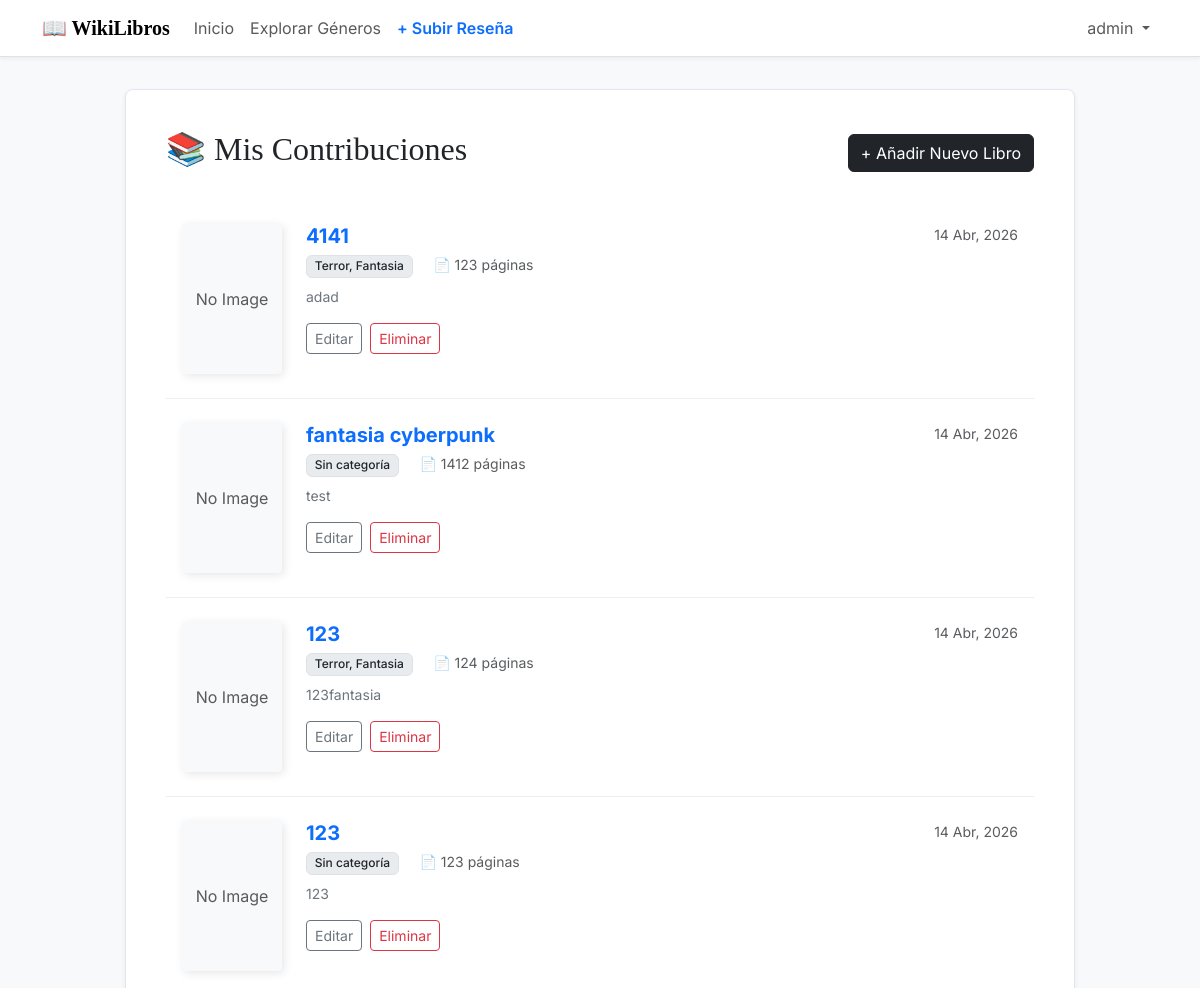
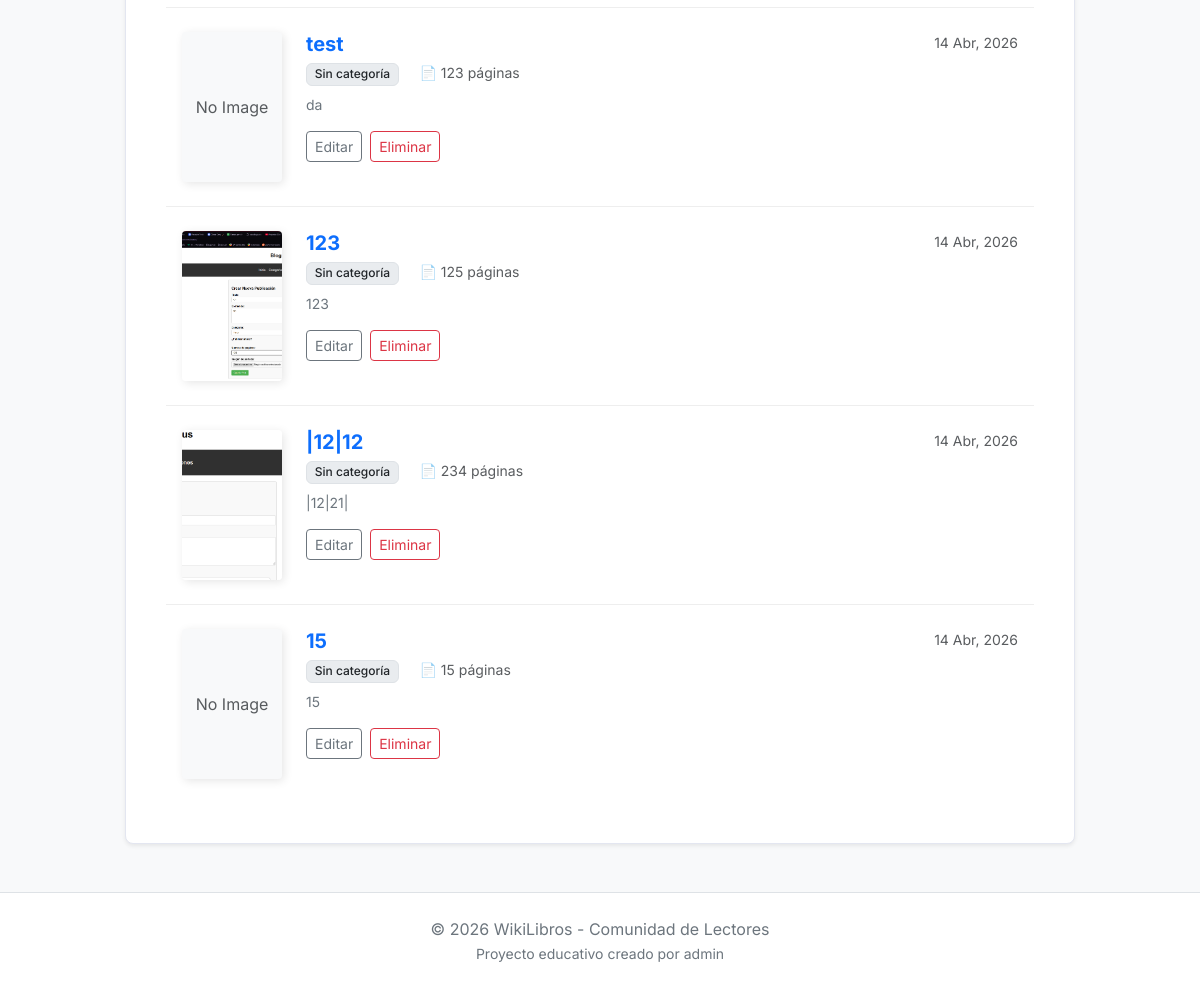
/publicaciones/ (signed in), run on the app's committed database (2 pictures, top to bottom).
### post/models.py (models this page shows, shortened)
class Post(models.Model):
    title = models.CharField(max_length=200)
    content = models.TextField()
    author = models.ForeignKey(User, on_delete=models.CASCADE)  # Relación con usuario
    image = models.ImageField(upload_to='post_images/', null=True, blank=True)
    created_at = models.DateTimeField(auto_now_add=True)
    published = models.BooleanField(default=True)
    category = models.ManyToManyField(Category, blank=True) # Relación con categoría, ManyToMany para crear la lista
    pages = models.PositiveIntegerField()

class Category(models.Model):
    name = models.CharField(max_length=100, unique=True)
    class Meta:
        verbose_name = "Category"
        verbose_name_plural = "Categories"
    def __str__(self):
        return self.name

### post/views.py (the view)
# urls.py: path('publicaciones/', views.publicaciones, name='publicaciones'),
@login_required
def publicaciones(request):
    if request.user.is_superuser or request.user.is_staff:
        posts = Post.objects.all().order_by('-created_at')  # Muestra todos los posts
    else:
        posts = Post.objects.filter(author=request.user).order_by('-created_at')  # Muestra solo los del usuario actual
    todas_las_categorias = Category.objects.all()
    return render(request, 'post/publicaciones.html', {'posts': posts})

### post/templates/post/publicaciones.html (shortened to what this page needs)
{% extends 'post/base.html' %}
{% load static %}
{% block content %}
<div class="d-flex justify-content-between align-items-center mb-4">
    <h1 class="h2">📚 Mis Contribuciones</h1>
    <a href="{% url 'nueva_publicacion' %}" class="btn btn-dark">+ Añadir Nuevo Libro</a>
</div>
<div class="list-group list-group-flush">
    {% for post in posts %}
        <div class="list-group-item book-card py-4">
            <div class="d-flex">
                <div class="flex-shrink-0 me-4">
                    {% if post.image %}
                        <img src="{{ post.image.url }}" class="book-img" alt="{{ post.title }}">
                    {% else %}
                        <div class="book-img bg-light d-flex align-items-center justify-content-center text-muted">No Image</div>
                    {% endif %}
                </div>
                <div class="flex-grow-1">
                    <div class="d-flex justify-content-between">
                        <h3 class="h5 mb-1 fw-bold text-primary">{{ post.title }}</h3>
                        <small class="text-muted">{{ post.created_at|date:"d M, Y" }}</small>
                    </div>
                    <p class="mb-2">
                        <span class="badge badge-category text-dark border">
                            {{ post.category.all|join:", "|default:"Sin categoría" }}
                        </span>
                        <span class="ms-3 text-muted small">📄 {{ post.pages }} páginas</span>
                    </p>
                    <p class="text-secondary small mb-3">
                        {{ post.content|truncatewords:30 }}
                    </p>
                    <div class="d-flex gap-2">
                        <a href="{% url 'editar_publicacion' post.id %}" class="btn btn-sm btn-outline-secondary">Editar</a>
                        <a href="{% url 'eliminar_publicacion' post.id %}" class="btn btn-sm btn-outline-danger">Eliminar</a>
                    </div>
                </div>
            </div>
        </div>
    {% empty %}
        <div class="text-center py-5">
            <p class="text-muted">Aún no has subido información sobre ningún libro.</p>
            <a href="{% url 'nueva_publicacion' %}" class="btn btn-link">¡Empieza ahora!</a>
        </div>
    {% endfor %}
</div>
{% endblock %}

### post/templates/post/base.html (shortened to what this page needs)
{% load static %}
<!DOCTYPE html>
<html lang="es">
<head>
    <link href="https://cdn.jsdelivr.net/npm/bootstrap@5.3.0/dist/css/bootstrap.min.css" rel="stylesheet">
</head>
<body>
    <nav class="navbar navbar-expand-lg navbar-light bg-white sticky-top">
        <div class="container">
            <a class="navbar-brand fw-bold" href="{% url 'index' %}">📖 WikiLibros</a>
            <div class="collapse navbar-collapse" id="navbarNav">
                <ul class="navbar-nav me-auto">
                    <li class="nav-item"><a class="nav-link" href="{% url 'index' %}">Inicio</a></li>
                    <li class="nav-item"><a class="nav-link" href="{% url 'categorias' %}">Explorar Géneros</a></li>
                    {% if user.is_authenticated %}
                        <li class="nav-item"><a class="nav-link text-primary fw-semibold" href="{% url 'publicaciones' %}">+ Subir Reseña</a></li>
                    {% endif %}
                </ul>
                <div class="navbar-nav">
                    {% if user.is_authenticated %}
                        <div class="nav-item dropdown">
                            <a class="nav-link dropdown-toggle" href="#" id="userMenu" data-bs-toggle="dropdown">
                                {{ user.username }}
                            </a>
                        </div>
                    {% else %}
                        <a href="{% url 'login' %}" class="btn btn-outline-dark btn-sm me-2">Entrar</a>
                        <a href="{% url 'registro' %}" class="btn btn-dark btn-sm">Registrarse</a>
                    {% endif %}
                </div>
            </div>
        </div>
    </nav>
    <main class="container">
        <div class="row justify-content-center">
            <div class="col-lg-10 wiki-container shadow-sm">
                {% block content %}
                {% endblock %}
            </div>
        </div>
    </main>
    <footer class="py-4 bg-white">
        <div class="container text-center">
            <p class="mb-0">&copy; 2026 WikiLibros - Comunidad de Lectores</p>
            <small>Proyecto educativo creado por {% if user.is_authenticated %}{{ user.username }}{% else %}Invitado{% endif %}</small>
        </div>
    </footer>
</body>
</html>

### post/templates/post/base.html (style rules this page uses)
body { font-family: 'Inter', sans-serif; background-color: #f8f9fa; }
h1, h2, .navbar-brand { font-family: 'Libre+Baskerville', serif; }
.navbar { border-bottom: 1px solid #dee2e6; box-shadow: 0 2px 4px rgba(0,0,0,0.05); }
.wiki-container { background: white; border: 1px solid #e3e6f0; border-radius: 8px; padding: 40px; margin-top: 2rem; min-height: 80vh; }
footer { border-top: 1px solid #dee2e6; margin-top: 3rem; color: #6c757d; }

### post/templates/post/publicaciones.html (style rules this page uses)
.book-card { transition: transform 0.2s; border: none; border-bottom: 1px solid #eee; border-radius: 0; }
.book-img { width: 100px; height: 150px; object-fit: cover; border-radius: 4px; box-shadow: 2px 2px 10px rgba(0,0,0,0.1); }
.badge-category { background-color: #e9ecef; color: #495057; font-weight: 500; }

### data on the page
Post: image "No Image", title "4141", created_at "14 Abr, 2026", category.all "Terror, Fantasia", pages "123", content "adad"
Post: image "No Image", title "fantasia cyberpunk", created_at "14 Abr, 2026", category.all "Sin categoría", pages "1412", content "test"
Post: image "No Image", title "123", created_at "14 Abr, 2026", category.all "Terror, Fantasia", pages "124", content "123fantasia"
Post: image "No Image", title "123", created_at "14 Abr, 2026", category.all "Sin categoría", pages "123", content "123"
Post: image "No Image", title "test", created_at "14 Abr, 2026", category.all "Sin categoría", pages "123", content "da"
Post: image (picture), title "123", created_at "14 Abr, 2026", category.all "Sin categoría", pages "125", content "123"
Post: image (picture), title "|12|12", created_at "14 Abr, 2026", category.all "Sin categoría", pages "234", content "|12|21|"
Post: image "No Image", title "15", created_at "14 Abr, 2026", category.all "Sin categoría", pages "15", content "15"

### other printed values
{{ user.username }} "admin"
